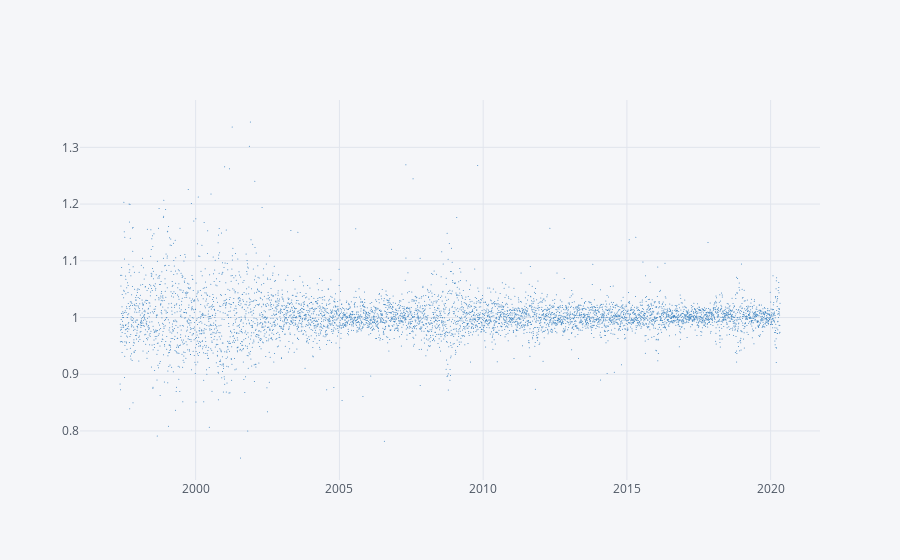

The cell this chart's notebook holds for it:
### Code cell
df_stk_rel_cols['Daily Returns'].iplot(kind='scatter',size=1,mode='markers',color = 'Blue')
plt.show()

### Figure 1 — Plotly figure (JSON) as saved in the notebook; plotly's stock layout.template omitted (floating-point values rounded to 4 significant figures; data arrays with more than 128 entries replaced by an {"elided": "..."} marker saying what was removed)
{"data": [{"line": {"color": "rgba(55, 128, 191, 1.0)", "dash": "solid", "shape": "linear", "width": 1.3}, "marker": {"size": 1, "symbol": "circle"}, "mode": "markers", "name": "Daily Returns", "text": "", "type": "scatter", "x": {"elided": "5777 str values"}, "y": {"elided": "5777 mixed values"}}], "layout": {"legend": {"bgcolor": "#F5F6F9", "font": {"color": "#4D5663"}}, "paper_bgcolor": "#F5F6F9", "plot_bgcolor": "#F5F6F9", "title": {"font": {"color": "#4D5663"}}, "xaxis": {"gridcolor": "#E1E5ED", "showgrid": true, "tickfont": {"color": "#4D5663"}, "title": {"font": {"color": "#4D5663"}, "text": ""}, "zerolinecolor": "#E1E5ED"}, "yaxis": {"gridcolor": "#E1E5ED", "showgrid": true, "tickfont": {"color": "#4D5663"}, "title": {"font": {"color": "#4D5663"}, "text": ""}, "zerolinecolor": "#E1E5ED"}}}
